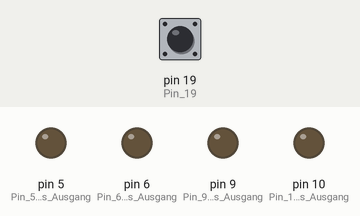
Recording of a sketch running on a simulated Arduino Uno, built with avr-gcc and run on an emulated ATmega328P. On the bench: output pins drawn as LEDs (lit = HIGH). Dashed ring = blinking. Inputs (shaded band) come from the test bench; at power-on: pin 19 (Pin_19) HIGH.

Above: at 1.2 s.
1.3 s: pin 19 (Pin_19) pulled LOW for 0.15 s
At 1.51 s:
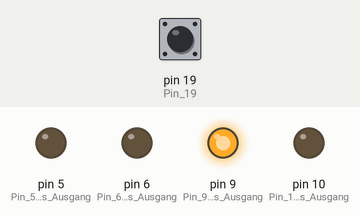
4.3 s: pin 19 (Pin_19) pulled LOW for 3.2 s
At 4.61 s:
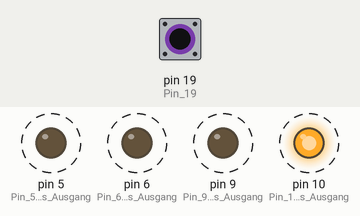
Timing chart, 0 to 9.0 s (numbered marks = the images above; inputs shaded):
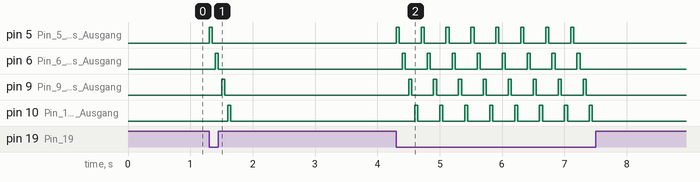

The sketch:

Projekt7.ino
```cpp
/*
  Lauflicht mit LEDs an Pin 5,6,9,10
 wenn Taster an Pin 19 (A5) gedrückt ist
 */

void setup() {
  pinMode(5, OUTPUT);//Pin 5 als Ausgang
  pinMode(6, OUTPUT);//Pin 6 als Ausgang
  pinMode(9, OUTPUT);//Pin 9 als Ausgang
  pinMode(10, OUTPUT);//Pin 10 als Ausgang

  pinMode(19,INPUT);//Pin 19 (A5) als Eingang
  digitalWrite(19, HIGH);//Pull-Up Widerstand aktivieren
}

void loop() {
  if(digitalRead(19) == LOW)//wenn Schalter gedrückt ist
  {
    digitalWrite(5, HIGH);   // LED 5 an
    delay(50);              // warte 50ms
    digitalWrite(5, LOW);  // LED 5 aus
    delay(50);              // warte 50ms

    digitalWrite(6, HIGH);   // LED 6 an
    delay(50);              // warte 50ms
    digitalWrite(6, LOW);  // LED 6 aus
    delay(50);              // warte 50ms

    digitalWrite(9, HIGH);   // LED 9 an
    delay(50);              // warte 50ms
    digitalWrite(9, LOW);  // LED 9 aus
    delay(50);              // warte 50ms

    digitalWrite(10, HIGH);  // LED 10 an
    delay(50);              // warte 50ms
    digitalWrite(10, LOW); // LED 10 aus
    delay(50);              // warte 50ms
  }
}
```

Measured:
- after the input at 1.3 s, pin 5 (Pin_5_als_Ausgang): LOW → HIGH at once, → LOW 0.05 s later; pin 6 (Pin_6_als_Ausgang): LOW → HIGH after 0.10 s, → LOW 0.05 s later; pin 9 (Pin_9_als_Ausgang): LOW → HIGH after 0.20 s, → LOW 0.05 s later; pin 10 (Pin_10_als_Ausgang): LOW → HIGH after 0.30 s, → LOW 0.05 s later
- after the input at 4.3 s, pin 5 (Pin_5_als_Ausgang): alternates HIGH for 0.05 s and LOW for 0.35 s, 16 changes in all, then stays LOW, starting at once; pin 6 (Pin_6_als_Ausgang): alternates HIGH for 0.05 s and LOW for 0.35 s, 16 changes in all, then stays LOW, starting after 0.10 s
